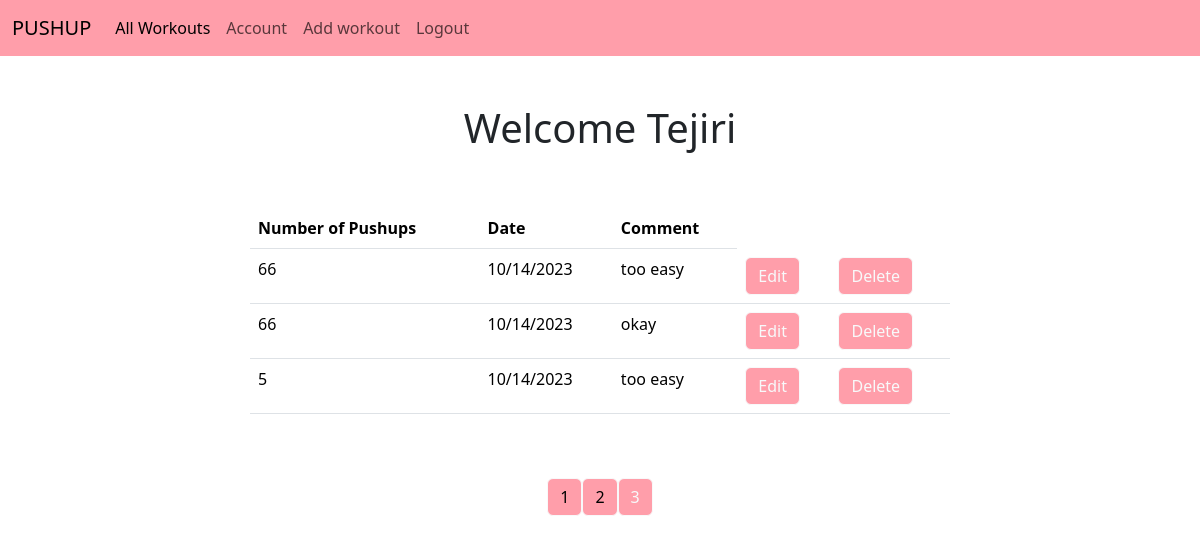
The app's page /all?page=3 (signed in) with its own data.
### models.py (models this page shows)
class User(db.Model,UserMixin):
    id=db.Column(db.Integer,primary_key=True, autoincrement=True)
    name = db.Column(db.String(250),nullable=False)
    email = db.Column(db.String(250), primary_key=False,nullable=False,)
    password = db.Column(db.String(250), primary_key=False,nullable=False)
    workouts=db.relationship('Workout',backref='author',lazy=True)

class Workout(db.Model):
    id=db.Column(db.Integer,primary_key=True,autoincrement=True)
    pushups =db.Column(db.Integer,nullable=False)
    date_posted = db.Column(db.DateTime,nullable=False,default=datetime.utcnow)
    comment=db.Column(db.Text,nullable=False)
    user_id=db.Column(db.Integer,db.ForeignKey('user.id'),nullable=False)

### main.py (the view)
@main.route('/all')
@login_required
def user_workouts():
    page=request.args.get('page',1,type=int)
    user=User.query.filter_by(email=current_user.email).first_or_404()
    workouts=Workout.query.filter_by(author=user).paginate(page=page,per_page=5)
    return render_template('all_workouts.html',workouts=workouts,user=user)

### init.py (called while the page is built)
def create_app():
    app=Flask(__name__)
    app.config["SECRET_KEY"] = "secret-key"
    app.config["SQLALCHEMY_DATABASE_URI"] = "sqlite:///db.sqlite"
    db.init_app(app)
    login_manager=LoginManager()
    login_manager.login_view='auth.login'
    login_manager.init_app(app)
    from models import User
    @login_manager.user_loader
    def load_user(user_id):
        return User.query.get(int(user_id))
    from main import main as main_blueprint
    app.register_blueprint(main_blueprint)
    from auth import auth as auth_blueprint
    app.register_blueprint(auth_blueprint)
    with app.app_context():
       db.create_all()
    return app

### templates/all_workouts.html (shortened to what this page needs)
{% extends 'base.html' %}
{% block content %}
<br>
<br>
<h1 class="container d-flex align-items-center justify-content-center">Welcome {{user.name}}</h1>
<br>
<br>
<div class="container d-flex align-items-center justify-content-center">
    <table class="table table-hover" style="width:700px;">
        <thread class="thread-dark">
            <tr>
                <th scope="col">Number of Pushups</th>
                <th scope="col">Date</th>
                <th scope="col">Comment</th>
            </tr>
        </thread>
        <body>
            {% for workout in workouts.items %}
             <tr>
                 <td>{{workout.pushups}}</td>
                 <td>{{workout.date_posted.strftime('%m/%d/%Y')}}</td>
                 <td>{{workout.comment}}</td>
                 <td>
                     <a href="{{url_for('main.update_workout',workout_id=workout.id)}}" class="btn btn-outline-light button " role="button">Edit</a>
                 </td>
                 <td>
                     <a href="{{url_for('main.delete',workout_id=workout.id)}}" class="btn btn-outline-light button" role="button">Delete</a>
                 </td>
             </tr>
          {% endfor%}
        </body>
    </table>
    </div>
<br>
<br>
    <div class="container d-flex align-items-center justify-content-center">
    {% for page_num in workouts.iter_pages(left_edge=1,right_edge=1,left_current=1,right_current=1)%}
    {%if page_num%}
    {%if workouts.page==page_num%}
    <a href="{{url_for('main.user_workouts',page=page_num)}}" class="btn btn-outline-light button">
        {{page_num}}
    </a>
    {%else%}
    <a href="{{url_for('main.user_workouts',page=page_num)}}" class="btn btn-light button">
        {{page_num}}
    </a>
    {%endif%}
    {%else%}
    ...
    {%endif%}
    {%endfor%}
    </div>
{% endblock %}

### static/styles.css (style rules this page uses)
.navbar,.button { background-color: #FF9EAA !important; }

### records on screen
User: name "Tejiri"
Workout: pushups "66", date_posted "10/14/2023", comment "too easy"
Workout: pushups "66", date_posted "10/14/2023", comment "okay"
Workout: pushups "5", date_posted "10/14/2023", comment "too easy"

### other values on screen
{{ page_num }} "1" "2"
{{ page_num }} "3"
